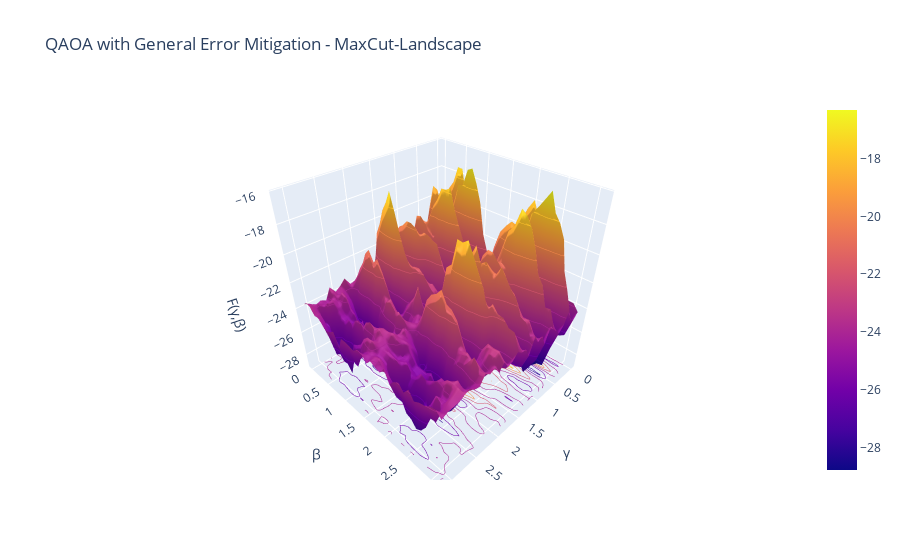

This figure's notebook cell:
### Code cell
# Plot landscape in 3D 
a_gamma = np.arange(0, np.pi, step_size)
b_beta = np.arange(0, np.pi, step_size)
fig = go.Figure(data=go.Surface(z=landscape, x=a_gamma, y=b_beta))

fig.update_traces(contours_z=dict(show=True, usecolormap=True, highlightcolor='limegreen', project_z=True))


fig.update_layout(title="QAOA with General Error Mitigation - MaxCut-Landscape", scene=dict(
    xaxis_title="γ",
    yaxis_title="β",
    zaxis_title="F(γ,β)"
))

### Figure 1 — Plotly figure (JSON) as saved in the notebook; plotly's stock layout.template omitted (floating-point values rounded to 4 significant figures; data arrays with more than 128 entries replaced by an {"elided": "..."} marker saying what was removed)
{"data": [{"contours": {"z": {"highlightcolor": "limegreen", "project": {"z": true}, "show": true, "usecolormap": true}}, "type": "surface", "x": [0, 0.1, 0.2, 0.3, 0.4, 0.5, 0.6, 0.7, 0.8, 0.9, 1, 1.1, 1.2, 1.3, 1.4, 1.5, 1.6, 1.7, 1.8, 1.9, 2, 2.1, 2.2, 2.3, 2.4, 2.5, 2.6, 2.7, 2.8, 2.9, 3, 3.1], "y": [0, 0.1, 0.2, 0.3, 0.4, 0.5, 0.6, 0.7, 0.8, 0.9, 1, 1.1, 1.2, 1.3, 1.4, 1.5, 1.6, 1.7, 1.8, 1.9, 2, 2.1, 2.2, 2.3, 2.4, 2.5, 2.6, 2.7, 2.8, 2.9, 3, 3.1], "z": {"elided": "32x32 float values"}}], "layout": {"scene": {"xaxis": {"title": {"text": "γ"}}, "yaxis": {"title": {"text": "β"}}, "zaxis": {"title": {"text": "F(γ,β)"}}}, "title": {"text": "QAOA with General Error Mitigation - MaxCut-Landscape"}}}
